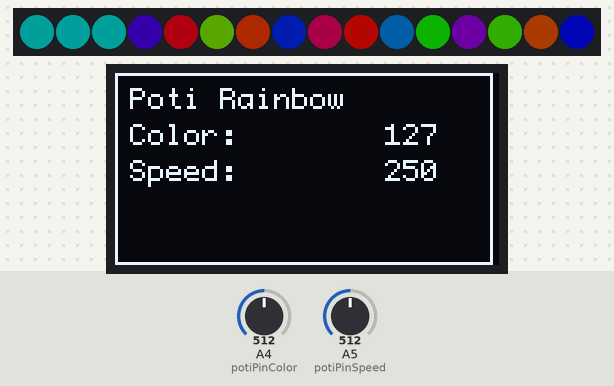
The sketch below on a simulated Arduino Uno, built with avr-gcc and run on an emulated ATmega328P. Parts: 16 RGB LEDs in strip order, left to right, 128×64 one-colour display. The inputs (shaded band) are chosen by the test bench; at power-on: A5 (potiPinSpeed) = 512, A4 (potiPinColor) = 512. Dim RGB values are drawn brighter than linear; random numbers use the default seed unless the sketch sets one.

Above: at 1.2 s.
1.3 s: A5 (potiPinSpeed) set to 294
At 2.04 s:
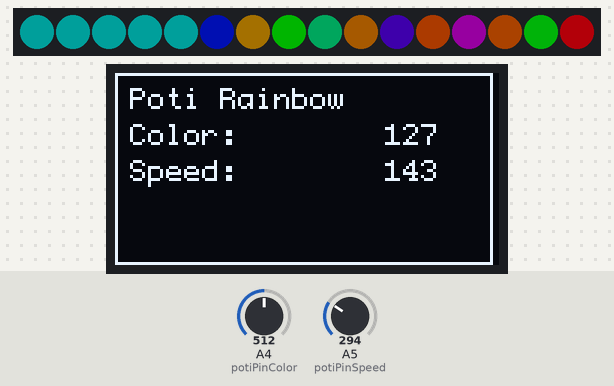
3.7 s: A5 (potiPinSpeed) set to 263
At 6.2 s:
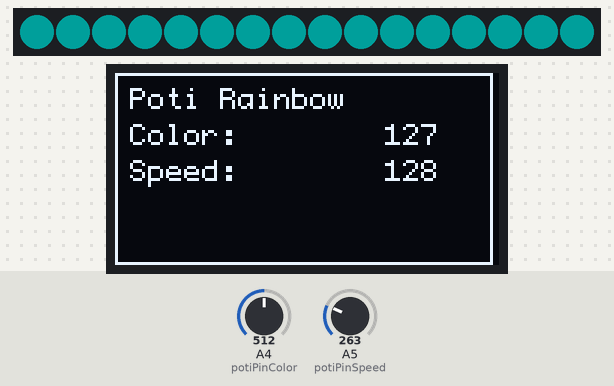
6.3 s: A4 (potiPinColor) set to 900
At 7.87 s:
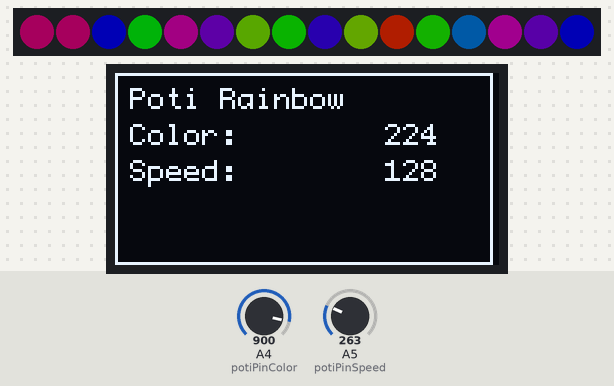
9.4 s: A4 (potiPinColor) set to 1023
At 10.06 s:
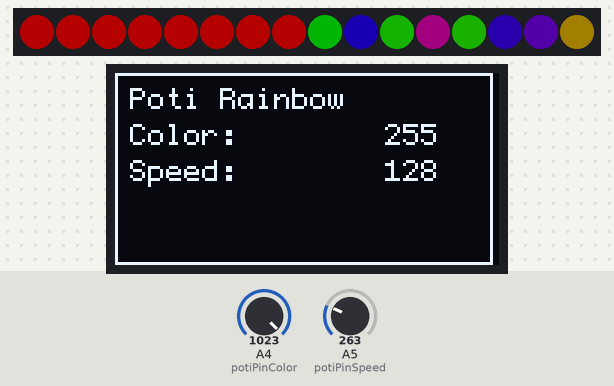
11.7 s: A4 (potiPinColor) set to 122
At 13.8 s:
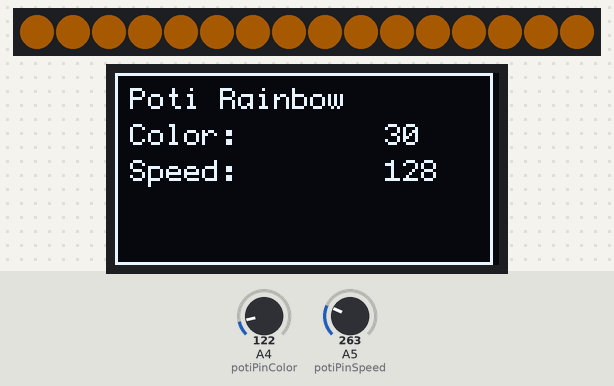
14.2 s: A5 (potiPinSpeed) set to 0
At 14.83 s:
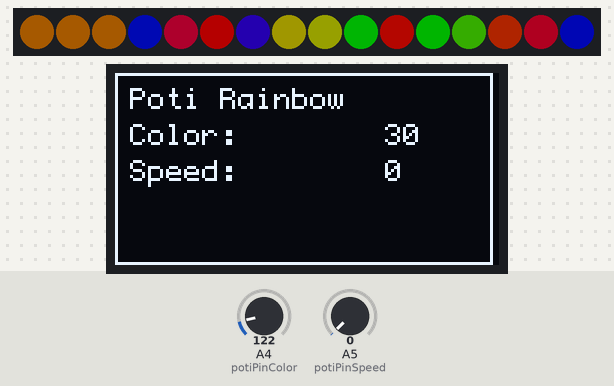
Timing chart, 0 to 17.2 s (numbered marks = the images above; inputs shaded):
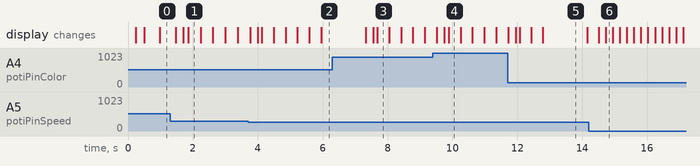

The sketch:

color-lauflicht.ino
```cpp
// This is a demonstration on how to use an input device to trigger changes on your neo pixels.
// You should wire a momentary push button to connect from ground to a digital IO pin.  When you
// press the button it will change to a new pixel animation.  Note that you need to press the
// button once to start the first animation!

#include <Adafruit_NeoPixel.h>
#include "U8glib.h"

#define BUTTON_PIN   2    // Digital IO pin connected to the button.  This will be
                          // driven with a pull-up resistor so the switch should
                          // pull the pin to ground momentarily.  On a high -> low
                          // transition the button press logic will execute.

#define PIXEL_PIN    6    // Digital IO pin connected to the NeoPixels.

#define PIXEL_COUNT 16

// Parameter 1 = number of pixels in strip,  neopixel stick has 8
// Parameter 2 = pin number (most are valid)
// Parameter 3 = pixel type flags, add together as needed:
//   NEO_RGB     Pixels are wired for RGB bitstream
//   NEO_GRB     Pixels are wired for GRB bitstream, correct for neopixel stick
//   NEO_KHZ400  400 KHz bitstream (e.g. FLORA pixels)
//   NEO_KHZ800  800 KHz bitstream (e.g. High Density LED strip), correct for neopixel stick
Adafruit_NeoPixel strip = Adafruit_NeoPixel(PIXEL_COUNT, PIXEL_PIN, NEO_GRB + NEO_KHZ800);

// Oled Display
int d0 = 8;
int d1 = 9;
int res = 10;
int dc = 11;
int cs = 12;
U8GLIB_SH1106_128X64 u8g(d0, d1, cs, dc, res);


// durchlaufvariable für start-color
// wird im Loop hochgezählt

// 10k Poti an pin A5
// links/rechts an Vcc und Gnd
// mitte an A5
int potiPinSpeed = A5;
int potiPinColor = A4;

void setup() {
//  u8g.setRot180();
  strip.setBrightness(64);
  strip.begin();
  strip.show(); // Initialize all pixels to 'off'
}

int aktivLED = 0;
int speedy = 100;
int neocol = 0;

void loop() {
  speedy = map(analogRead(potiPinSpeed), 0, 1023, 0, 500);
  neocol = map(analogRead(potiPinColor), 0, 1023, 0, 255);
  for(int i=0; i< strip.numPixels(); i++) {
    if (i <= aktivLED){
      strip.setPixelColor(i, Wheel(neocol));
    }else{
      int col = random(255);
      strip.setPixelColor(i, Wheel(col));
    }
  }
//  strip.setPixelColor(aktivLED, 255,255,255);
  strip.show();

  // drawing lcd
  u8g.firstPage();
  do {
    fillLCD();
  } while( u8g.nextPage() );

  aktivLED++;
  if (aktivLED >=strip.numPixels()){
    delay(1000);
    aktivLED = 0;
  }
  delay(speedy);
}


// Input a value 0 to 255 to get a color value.
// The colours are a transition r - g - b - back to r.
uint32_t Wheel(byte WheelPos) {
  WheelPos = 255 - WheelPos;
  if(WheelPos < 85) {
    return strip.Color(255 - WheelPos * 3, 0, WheelPos * 3);
  }
  if(WheelPos < 170) {
    WheelPos -= 85;
    return strip.Color(0, WheelPos * 3, 255 - WheelPos * 3);
  }
  WheelPos -= 170;
  return strip.Color(WheelPos * 3, 255 - WheelPos * 3, 0);
}


void fillLCD(void){
//  u8g.setFont(u8g_font_unifont);  // select font
  u8g.setFont(u8g_font_profont11);  // select font
  int zeilenAbstand = 12;
  u8g.drawFrame(0,0,126,64);
  u8g.drawStr(5, 1*zeilenAbstand, "Poti Rainbow");
  u8g.drawStr(5, 2*zeilenAbstand, "Color:");
  u8g.drawStr(5, 3*zeilenAbstand, "Speed:");
  u8g.setPrintPos(90, 2*zeilenAbstand);  // set position
  u8g.print(neocol);  //
  u8g.setPrintPos(90, 3*zeilenAbstand);  // set position
  u8g.print(speedy);  //
 }
```

Measured:
- the behaviour switches between 277 and 276 on A5 (potiPinSpeed) (found by bisection; images 1 and 2)
- what the display in image 5 shows lasts 1.4 s, from 12.8 s to 14.2 s
